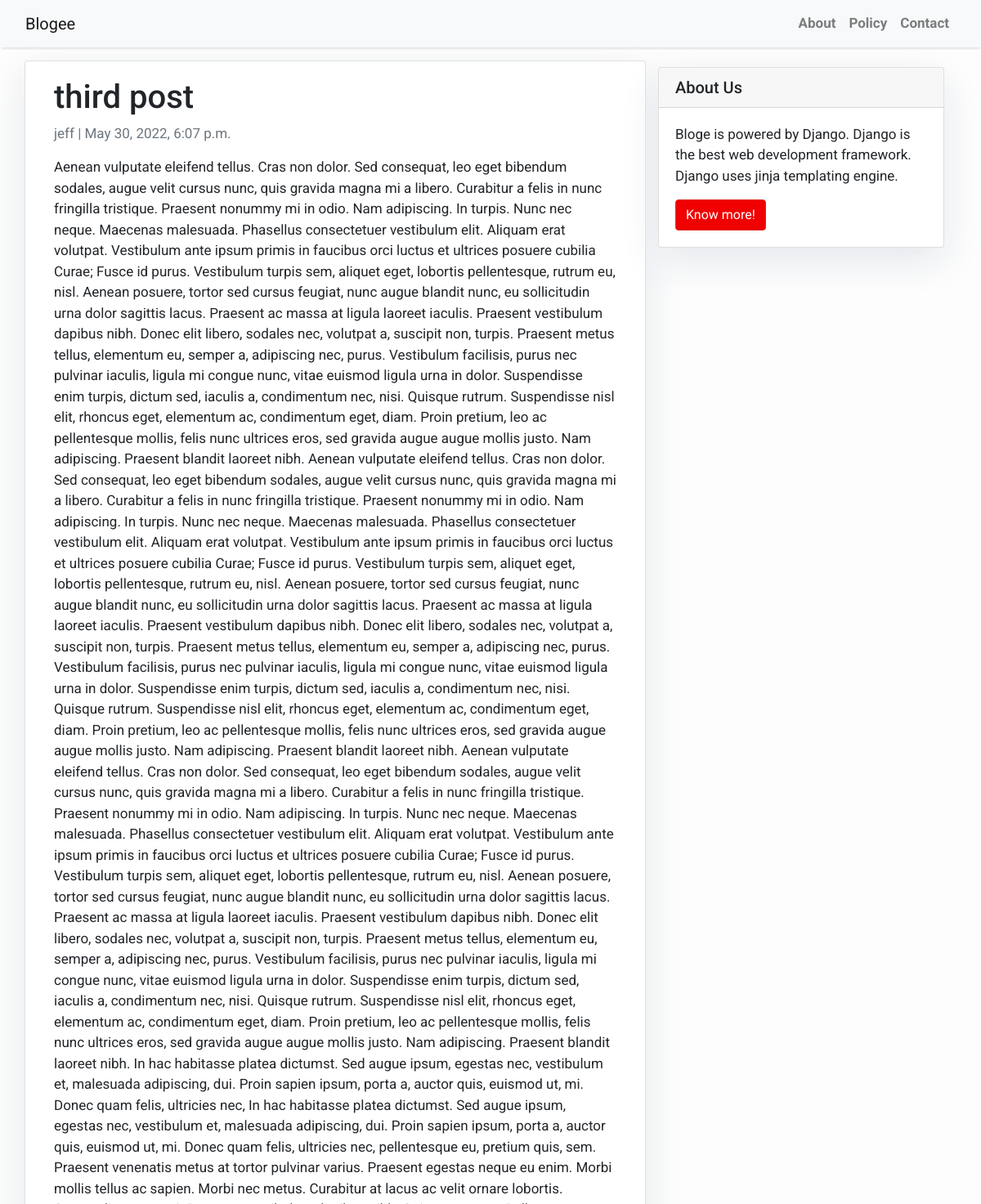
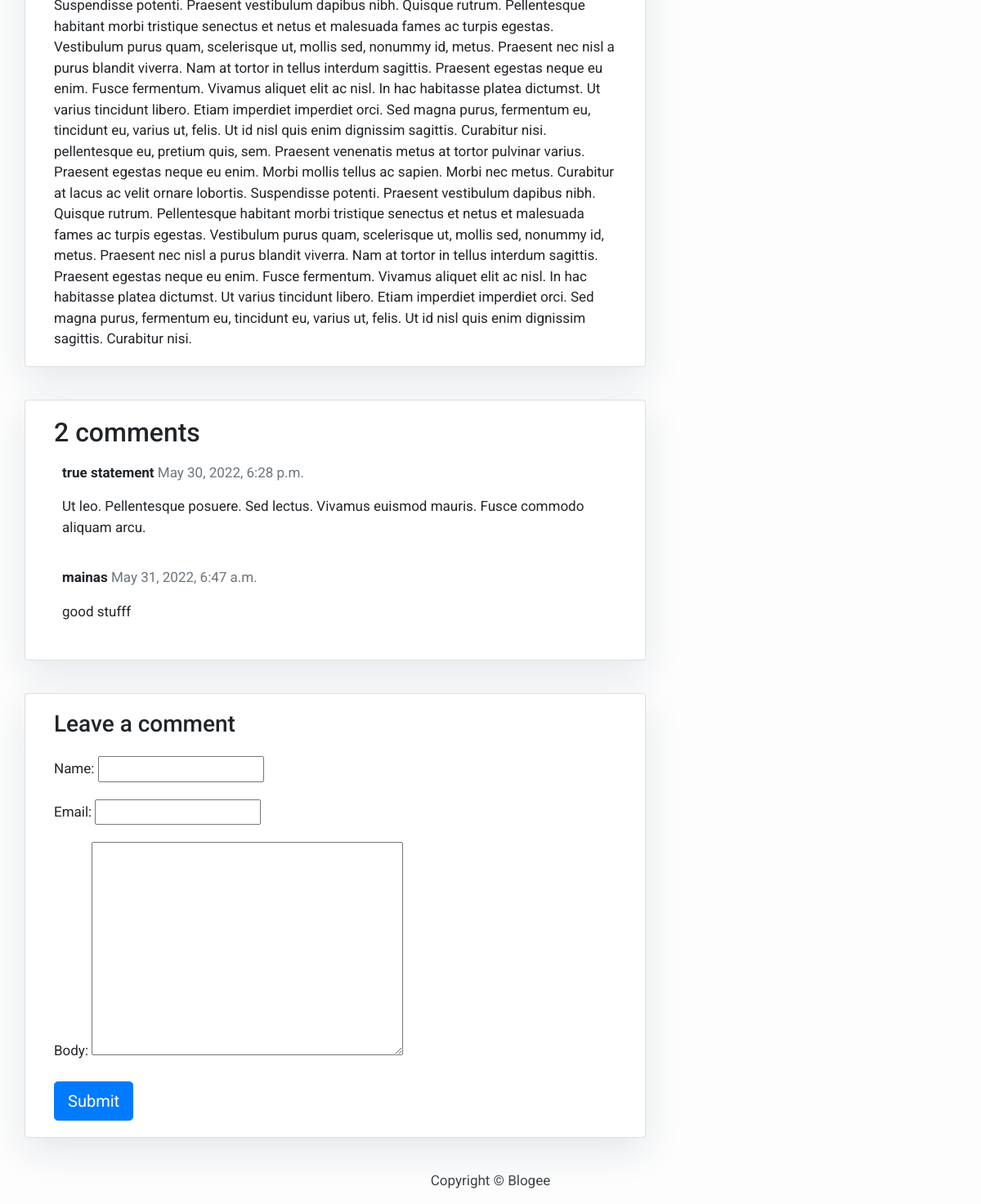
Screenshot of /third-post/ with the database file from the repository (2 pictures, top to bottom).
### blog/models.py (models this page shows, shortened)
class Post(models.Model):
    title = models.CharField(max_length=200, unique=True)
    slug = models.SlugField(max_length=159, unique=True)
    author = models.ForeignKey(User, on_delete= models.CASCADE,related_name='blog_posts')
    updated_on = models.DateTimeField(auto_now= True)
    content = models.TextField()
    created_on = models.DateTimeField(auto_now_add=True)
    status = models.IntegerField(choices=STATUS, default=0)
    class Meta:
        ordering = ['-created_on']

class Comment(models.Model):
    post = models.ForeignKey(Post,on_delete=models.CASCADE,related_name='comments')
    name = models.CharField(max_length=80)
    email = models.EmailField()
    body = models.TextField()
    created_on = models.DateTimeField(auto_now_add=True)
    active = models.BooleanField(default=False)
    class Meta:
        ordering = ['created_on']

### blog/views.py (the view)
# urls.py: path('<slug:slug>/', views.post_detail, name='post_detail'),
def post_detail(request, slug):
    template_name = 'post_detail.html'
    post = get_object_or_404(Post, slug=slug)
    comments = post.comments.filter(active=True)
    new_comment = None
    if request.method == 'POST':
        comment_form = CommentForm(data=request.POST)
        if comment_form.is_valid():
            new_comment = comment_form.save(commit=False)
            new_comment.post = post
            new_comment.save()
    else:
        comment_form = CommentForm()
    return render(request,template_name, {'post': post,
                                'comments':comments,
                                'new_comment': new_comment,
                                'comment_form': comment_form
                                        })

### blog/forms.py
class CommentForm(forms.ModelForm):
    class Meta:
        model = Comment
        fields = ('name', 'email', 'body')

### templates/post_detail.html (shortened to what this page needs)
{% extends 'base.html' %} {% block content %}
<div class="container">
  <div class="row">
    <div class="col-md-8 card mb-4  mt-3 left  top">
      <div class="card-body">
        <h1>{% block title %} {{ post.title }} {% endblock title %}</h1>
        <p class=" text-muted">{{ post.author }} | {{ post.created_on }}</p>
        <p class="card-text ">{{ post.content | safe }}</p>
      </div>
    </div>
    {% block sidebar %} {% include 'sidebar.html' %} {% endblock sidebar %}
    <div class="col-md-8 card mb-4  mt-3 ">
      <div class="card-body">
        <h2>{{ comments.count }} comments</h2>
        {% for comment in comments %}
        <div class="comments" style="padding: 10px;">
          <p class="font-weight-bold">
            {{ comment.name }}
            <span class=" text-muted font-weight-normal">
              {{ comment.created_on }}
            </span>
          </p>
          {{ comment.body | linebreaks }}
        </div>
        {% endfor %}
      </div>
    </div>
    <div class="col-md-8 card mb-4  mt-3 ">
      <div class="card-body">
        {% if new_comment %}
        <div class="alert alert-success" role="alert">
          Your comment is awaiting moderation
        </div>
        {% else %}
        <h3>Leave a comment</h3>
        <form method="post" style="margin-top: 1.3em;">
          {{ comment_form.as_p }}
          <button type="submit" class="btn btn-primary  btn-lg">Submit</button>
        </form>
        {% endif %}
      </div>
    </div>
  </div>
</div>
{% endblock content %}

### templates/base.html (style rules this page uses)
body { font-family: "Roboto", sans-serif; font-size: 17px; background-color: #fdfdfd; }

### templates/sidebar.html (style rules this page uses)
.card { box-shadow: 0 16px 48px #E3E7EB; }

### rows the page displays
Post: title "third post", author "jeff", created_on "May 30, 2022, 6:07 p.m.", content "Aenean vulputate eleifend tellus. Cras non dolor. Sed consequat, leo eget bibendum sodales, augue velit cursus nunc, quis gravida magna mi a libero. Curabitur a felis in nunc fringilla tristique. Praesent nonummy mi in odio. Nam adipiscing. In turpis. Nunc nec neque. Maecenas malesuada. Phasellus consectetuer vestibulum elit. Aliquam erat volutpat. Vestibulum ante ipsum primis in faucibus orci luctus et ultrices posuere cubilia Curae; Fusce id purus. Vestibulum turpis sem, aliquet eget, lobortis pellentesque, rutrum eu, nisl. Aenean posuere, tortor sed cursus feugiat, nunc augue blandit nunc, eu sollicitudin urna dolor sagittis lacus. Praesent ac massa at ligula laoreet iaculis. Praesent…"
Comment: name "true statement", created_on "May 30, 2022, 6:28 p.m.", body "Ut leo. Pellentesque posuere. Sed lectus. Vivamus euismod mauris. Fusce commodo aliquam arcu."
Comment: name "mainas", created_on "May 31, 2022, 6:47 a.m.", body "good stufff"

### other values shown
{{ comments.count }} "2"
